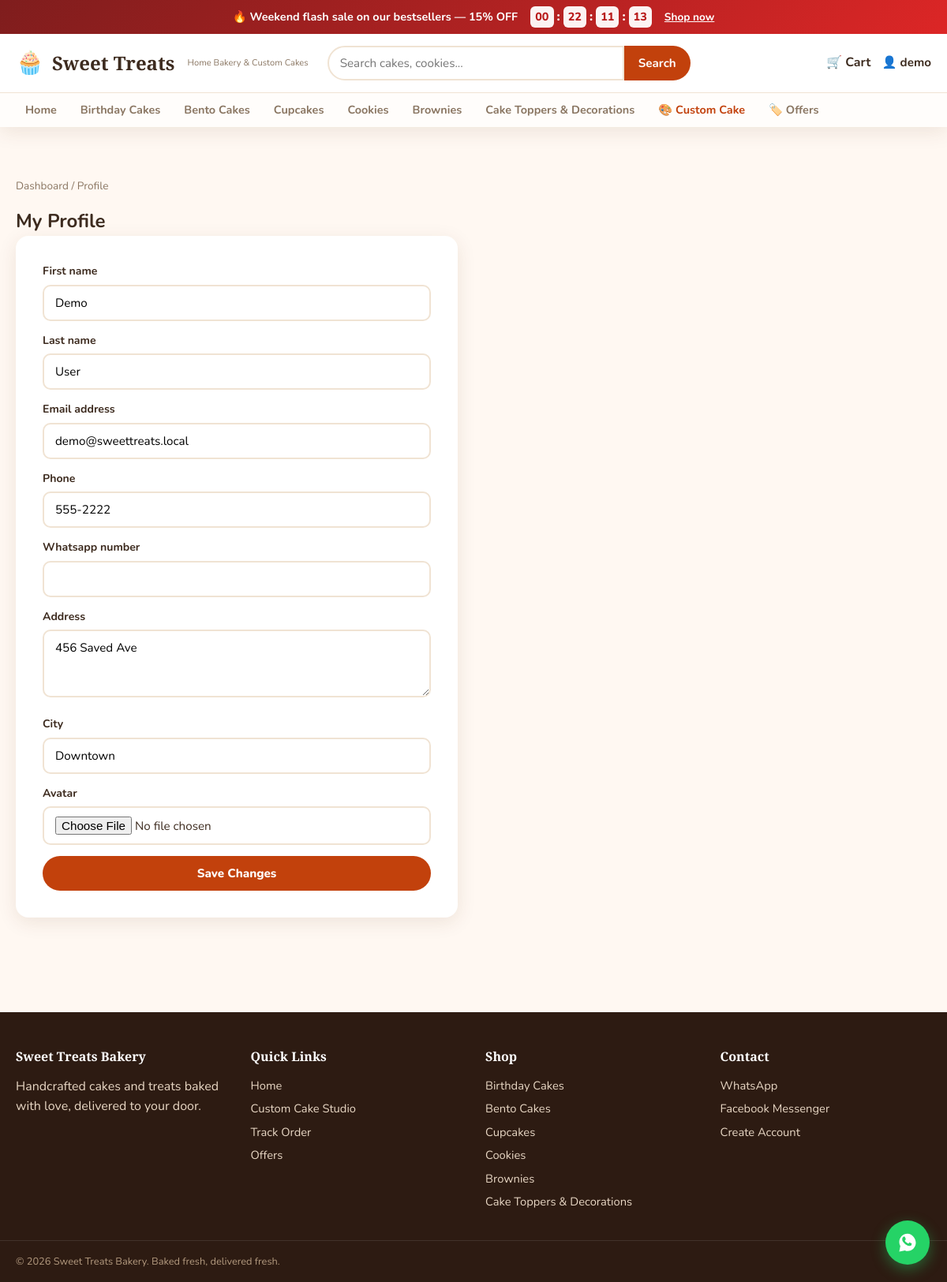
The app's page /accounts/profile/ (signed in) with its own data.
### offers/models.py (models this page shows, shortened)
class CountdownOffer(models.Model):
    name = models.CharField(max_length=150)
    slug = models.SlugField(unique=True, blank=True)
    discount_percent = models.PositiveIntegerField(
        default=10, help_text="Discount percentage applied to opted-in products"
    )
    banner_message = models.CharField(max_length=250, blank=True)
    starts_at = models.DateTimeField()
    ends_at = models.DateTimeField()
    products = models.ManyToManyField(Product, blank=True, related_name="offers")
    is_active = models.BooleanField(default=True)
    created = models.DateTimeField(auto_now_add=True)
    class Meta:
        ordering = ["-starts_at"]
    @property
    def is_running(self):
        now = timezone.now()
        return self.is_active and self.starts_at <= now <= self.ends_at
    def get_absolute_url(self):
        return reverse("offers:detail", kwargs={"slug": self.slug})

### accounts/models.py (models this page shows, shortened)
class CustomUser(AbstractUser):
    phone = models.CharField(max_length=20, blank=True)
    address = models.TextField(blank=True)
    city = models.CharField(max_length=100, blank=True)
    whatsapp_number = models.CharField(max_length=20, blank=True)
    avatar = models.ImageField(upload_to="avatars/", blank=True, null=True)
    class Meta:
        ordering = ["-date_joined"]

### shop/models.py (models this page shows, shortened)
class Category(models.Model):
    name = models.CharField(max_length=100)
    slug = models.SlugField(unique=True, blank=True)
    description = models.TextField(blank=True)
    image = models.ImageField(upload_to="categories/", blank=True, null=True)
    sort_order = models.PositiveIntegerField(default=0)
    is_active = models.BooleanField(default=True)
    class Meta:
        verbose_name_plural = "categories"
        ordering = ["sort_order", "name"]
    def get_absolute_url(self):
        return reverse("shop:category_detail", kwargs={"slug": self.slug})

### accounts/views.py (the view)
# urls.py: path("profile/", views.profile, name="profile"),
@login_required
def profile(request):
    form = ProfileForm(request.POST or None, request.FILES or None, instance=request.user)
    if request.method == "POST" and form.is_valid():
        form.save()
        messages.success(request, "Profile updated.")
        return redirect("accounts:profile")
    context = {"form": form}
    return render(request, "accounts/profile.html", context)

### accounts/forms.py
class ProfileForm(forms.ModelForm):
    class Meta:
        model = CustomUser
        fields = ("first_name", "last_name", "email", "phone", "whatsapp_number", "address", "city", "avatar")
        widgets = {
            "address": forms.Textarea(attrs={"rows": 3}),
        }

### accounts/context_processors.py (called while the page is built)
def site_settings(request):
    running_offer = CountdownOffer.objects.filter(is_active=True).order_by("-ends_at").first()
    running_offer = running_offer if running_offer and running_offer.is_running else None
    return {
        "whatsapp_number": settings.WHATSAPP_NUMBER,
        "messenger_url": settings.MESSENGER_PAGE_URL,
        "running_offer": running_offer,
    }

### cart/context_processors.py (called while the page is built)
def cart_count_processor(request):
    count = 0
    if request.user.is_authenticated:
        cart = Cart.objects.filter(user=request.user).first()
        if cart:
            count = cart.total_items
    elif request.session.session_key:
        key = request.session.session_key
        cart = Cart.objects.filter(session_key=key).first()
        if cart:
            count = cart.total_items
    return {"cart_count": count}

### cart/models.py (called while the page is built)
    @property
    def total_items(self):
        return sum(item.quantity for item in self.items.all())

### shop/context_processors.py (called while the page is built)
def categories_processor(request):
    categories = Category.objects.filter(is_active=True).annotate(product_count=Count("products"))
    return {"nav_categories": categories}

### templates/accounts/profile.html (shortened to what this page needs)
{% extends 'base.html' %}
{% block content %}
<section class="section">
  <nav class="breadcrumb"><a href="{% url 'accounts:dashboard' %}">Dashboard</a> / <span>Profile</span></nav>
  <h1>My Profile</h1>
  <div class="auth-card profile-card">
    <form method="post" enctype="multipart/form-data" novalidate>
      {% for field in form %}
      <div class="form-group">
        <label for="{{ field.id_for_label }}">{{ field.label }}</label>
        {{ field }}
      </div>
      {% endfor %}
      <button type="submit" class="btn btn-primary">Save Changes</button>
    </form>
  </div>
</section>
{% endblock %}

### templates/base.html (shortened to what this page needs)
{% load static %}
{% load humanize %}
<!DOCTYPE html>
<html lang="en">
<head>
  <link rel="stylesheet" href="{% static 'css/style.css' %}">
</head>
<body>
  {% if running_offer %}
  <div class="offer-banner" data-offer-end="{{ running_offer.ends_at|date:'c' }}">
    <div class="container offer-banner-inner">
      <span class="offer-banner-text">🔥 {{ running_offer.banner_message|default:running_offer.name }} — {{ running_offer.discount_percent }}% OFF</span>
      <div class="offer-countdown" id="offer-countdown">
        <span class="cd-box" data-unit="d">00</span><span class="cd-sep">:</span>
        <span class="cd-box" data-unit="h">00</span><span class="cd-sep">:</span>
        <span class="cd-box" data-unit="m">00</span><span class="cd-sep">:</span>
        <span class="cd-box" data-unit="s">00</span>
      </div>
      <a href="{{ running_offer.get_absolute_url }}" class="offer-banner-link">Shop now</a>
    </div>
  </div>
  {% endif %}
  <header class="site-header">
    <div class="container header-inner">
      <a href="{% url 'shop:home' %}" class="brand">
        <span class="brand-icon">🧁</span>
        <span class="brand-name">Sweet Treats</span>
        <span class="brand-tag">Home Bakery &amp; Custom Cakes</span>
      </a>
      <form action="{% url 'shop:search' %}" method="get" class="search-form">
        <input type="search" name="q" placeholder="Search cakes, cookies..." value="{{ query|default:'' }}">
        <button type="submit">Search</button>
      </form>
      <nav class="header-actions">
        <a href="{% url 'cart:detail' %}" class="action-link cart-link">
          <span class="cart-icon">🛒</span>
          Cart
        </a>
        {% if user.is_authenticated %}
        <div class="user-menu">
          <button class="action-link user-trigger">👤 {{ user.username }}</button>
        </div>
        {% else %}
        <a href="{% url 'accounts:login' %}" class="action-link">Login</a>
        <a href="{% url 'accounts:register' %}" class="btn btn-primary">Sign up</a>
        {% endif %}
      </nav>
    </div>
    <nav class="category-nav">
      <div class="container">
        <a href="{% url 'shop:home' %}">Home</a>
        {% for cat in nav_categories %}
        <a href="{{ cat.get_absolute_url }}">{{ cat.name }}</a>
        {% endfor %}
        <a href="{% url 'orders:custom_cake' %}" class="nav-highlight">🎨 Custom Cake</a>
        <a href="{% url 'offers:list' %}">🏷️ Offers</a>
      </div>
    </nav>
  </header>
  <main class="main">
    <div class="container">
      {% block content %}{% endblock %}
    </div>
  </main>
  <footer class="site-footer">
    <div class="container footer-grid">
      <div>
        <h4>Sweet Treats Bakery</h4>
        <p>Handcrafted cakes and treats baked with love, delivered to your door.</p>
      </div>
      <div>
        <h4>Quick Links</h4>
        <a href="{% url 'shop:home' %}">Home</a>
        <a href="{% url 'orders:custom_cake' %}">Custom Cake Studio</a>
        <a href="{% url 'orders:list' %}">Track Order</a>
        <a href="{% url 'offers:list' %}">Offers</a>
      </div>
      <div>
        <h4>Shop</h4>
        {% for cat in nav_categories %}
        <a href="{{ cat.get_absolute_url }}">{{ cat.name }}</a>
        {% endfor %}
      </div>
      <div>
        <h4>Contact</h4>
        <a href="https://wa.me/{{ whatsapp_number|default:'1234567890' }}" target="_blank" rel="noopener">WhatsApp</a>
        <a href="{{ messenger_url|default:'#' }}">Facebook Messenger</a>
        <a href="{% url 'accounts:register' %}">Create Account</a>
      </div>
    </div>
    <div class="container footer-bottom">
      <p>&copy; {% now "Y" %} Sweet Treats Bakery. Baked fresh, delivered fresh.</p>
    </div>
  </footer>
  <a href="https://wa.me/{{ whatsapp_number|default:'1234567890' }}" target="_blank" rel="noopener" class="whatsapp-float" aria-label="Chat on WhatsApp">
  </a>
</body>
</html>

### records on screen
CountdownOffer: banner_message "Weekend flash sale on our bestsellers", discount_percent "15"
CustomUser: username "demo", form "Demo" "User" "demo@sweettreats.local" "555-2222" "456 Saved Ave" "Downtown"
Category: name "Birthday Cakes"
Category: name "Bento Cakes"
Category: name "Cupcakes"
Category: name "Cookies"
Category: name "Brownies"
Category: name "Cake Toppers & Decorations"

### other values on screen
{{ field.label }} "First name" "Last name" "Email address" "Phone" "Whatsapp number" "Address" "City" "Avatar"
